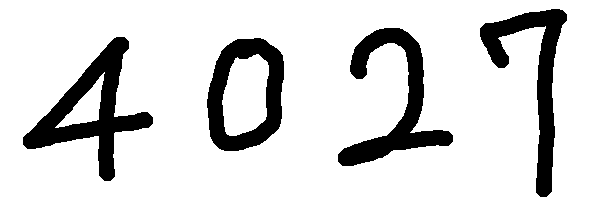
#> input picture 4027.png, 600 x 200 px, found by its file name
$ python erosion.py
#> lines starting #> are read from the running program, lines starting #| are printed output that depends on the picture; after the words box and inside, x2 and y2 are one past the last pixel; in counts of white or black regions, pixels touching at a corner belong together
import urllib.request
import os
import numpy as np
import cv2 as cv

def get_sample(filename, repo='insightbook'):
    if not os.path.exists(filename):
        if repo == 'insightbook':
            url = f"https://raw.githubusercontent.com/dltpdn/insightbook.opencv_project_python/master/img/{filename}"
        else:  # opencv 공식
            url = f"https://raw.githubusercontent.com/opencv/opencv/master/samples/data/{filename}"
        urllib.request.urlretrieve(url, filename)
    return filename

img = cv.imread(get_sample('4027.png'))
#> img is the input picture: shape (200, 600, 3); 84.3% white; 4 black regions, box (x1, y1, x2, y2) and area: (23, 37, 153, 181) 5516, (338, 28, 453, 166) 4745, (480, 9, 567, 197) 4447, (207, 38, 284, 151) 4153
gray = cv.cvtColor(img, cv.COLOR_BGR2GRAY)

# 이미지 반전 (흰색 배경 + 검정글씨 -> 검정 배경 + 흰색글씨 )
inverted = cv.bitwise_not(gray)
kernel = cv.getStructuringElement(cv.MORPH_CROSS, (5,5))

# 침식 : 흰색 영역 축소
eroded = cv.erode(inverted, kernel, iterations=1)
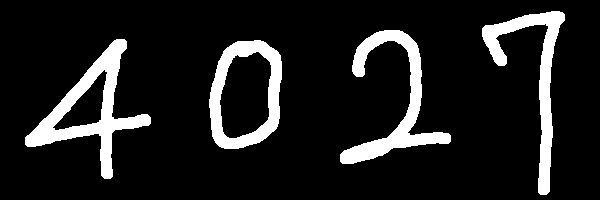
#> eroded: shape (200, 600); 12% white; 4 white regions, box (x1, y1, x2, y2) and area: (25, 39, 151, 179) 4313, (340, 30, 451, 164) 3642, (482, 11, 565, 195) 3318, (209, 40, 282, 149) 3158
dilation = cv.dilate(img,kernel,iterations = 1)
opening = cv.morphologyEx(img, cv.MORPH_OPEN, kernel)
#> opening: shape (200, 600, 3); 84.2% white; 4 black regions, box (x1, y1, x2, y2) and area: (23, 37, 153, 181) 5551, (338, 28, 453, 166) 4754, (480, 9, 567, 197) 4458, (207, 38, 284, 151) 4157
closing = cv.morphologyEx(img, cv.MORPH_CLOSE, kernel)
gradient = cv.morphologyEx(img, cv.MORPH_GRADIENT, kernel)
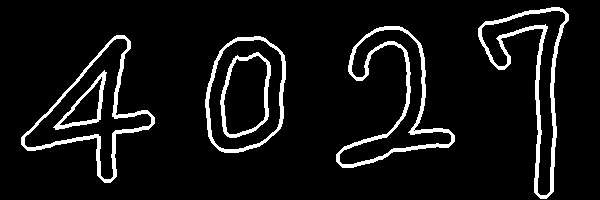
#> gradient: shape (200, 600, 3); 7.4% white; 6 white regions, box (x1, y1, x2, y2) and area: (478, 7, 569, 199) 2273, (336, 26, 455, 168) 2221, (21, 35, 155, 183) 1820, (205, 36, 286, 153) 1172, (220, 52, 271, 138) 818, (53, 70, 107, 130) 582
tophat = cv.morphologyEx(img, cv.MORPH_TOPHAT, kernel)
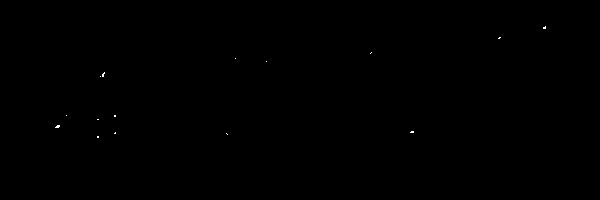
#> tophat: shape (200, 600, 3); 0.05% white in thin lines or dots, all inside (x1, y1, x2, y2) = (55, 26, 546, 138)
blackhat = cv.morphologyEx(img, cv.MORPH_BLACKHAT, kernel)
#> blackhat: shape (200, 600, 3); every value is 0

cv.imshow("Original", img)
cv.imshow("Inverted", inverted)
cv.imshow("Edosion", eroded)
cv.imshow("dilation", dilation)
cv.imshow("opening", opening)
cv.imshow("closing", closing)
cv.imshow("gradient", gradient)
cv.imshow("tophat", tophat)
cv.imshow("blackhat", blackhat)


cv.waitKey(0)
cv.destroyAllWindows()
